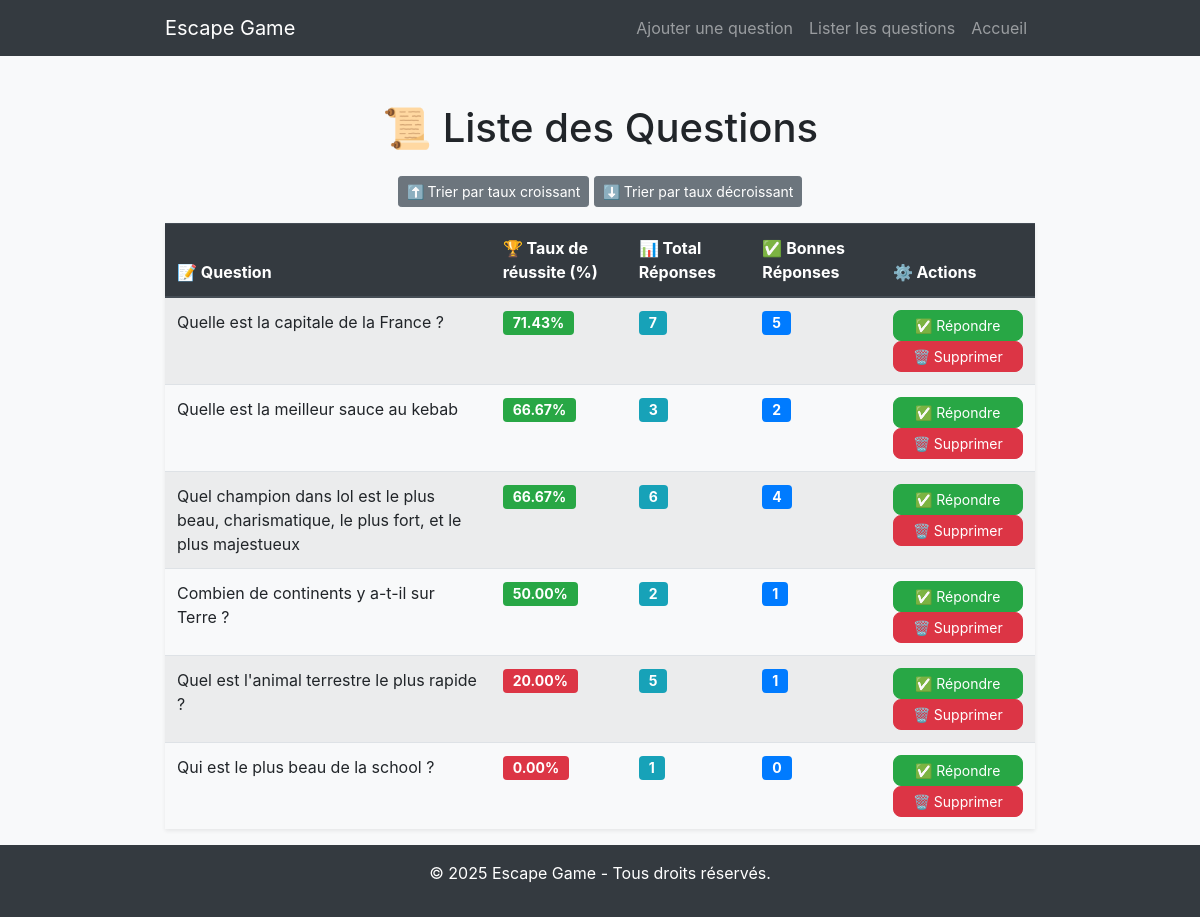
The app's page /lister_questions.php with its own data.
### tables this page shows
CREATE TABLE IF NOT EXISTS `questions` (
  `id` int NOT NULL AUTO_INCREMENT,
  `question` text NOT NULL,
  `reponse_attendue` varchar(255) NOT NULL,
  `message_succes` text NOT NULL,
  `message_mauvaise_reponse` text NOT NULL,
  `taux_reussite` decimal(5,2) DEFAULT '0.00',
  `total_reponses` int DEFAULT '0',
  `bonnes_reponses` int DEFAULT '0',
  PRIMARY KEY (`id`)
);

### lister_questions.php (the view, shortened to what this page needs)
<?php
include('db.php');
$sql = "UPDATE questions SET taux_reussite =
            CASE
                WHEN total_reponses > 0 THEN (bonnes_reponses / total_reponses) * 100
                ELSE 0
            END";
$pdo->query($sql);
$order = isset($_GET['sort']) && $_GET['sort'] == 'asc' ? 'ASC' : 'DESC';
$sql = "SELECT * FROM questions ORDER BY taux_reussite $order";
$stmt = $pdo->query($sql);
$questions = $stmt->fetchAll();
?>
<!DOCTYPE html>
<html lang="fr">
<head>
    <link rel="stylesheet" href="https://maxcdn.bootstrapcdn.com/bootstrap/4.5.2/css/bootstrap.min.css">
</head>
<body>
<?php include('header.php'); ?>
<div class="container mt-5">
    <h1 class="text-center mb-4">📜 Liste des Questions</h1>
    <div class="text-center mb-3">
        <a href="lister_questions.php?sort=asc" class="btn btn-secondary btn-sm">⬆️ Trier par taux croissant</a>
        <a href="lister_questions.php?sort=desc" class="btn btn-secondary btn-sm">⬇️ Trier par taux décroissant</a>
    </div>
    <table class="table table-striped table-hover shadow-sm">
        <thead class="thead-dark">
            <tr>
                <th>📝 Question</th>
                <th>🏆 Taux de réussite (%)</th>
                <th>📊 Total Réponses</th>
                <th>✅ Bonnes Réponses</th>
                <th>⚙️ Actions</th>
            </tr>
        </thead>
        <tbody>
            <?php foreach ($questions as $question) : ?>
                <tr>
                    <td><?php echo htmlspecialchars($question['question']); ?></td>
                    <td>
                        <span class="badge <?php echo ($question['taux_reussite'] >= 50) ? 'badge-success' : 'badge-danger'; ?>">
                            <?php echo number_format($question['taux_reussite'], 2); ?>%
                        </span>
                    </td>
                    <td><span class="badge badge-info"><?php echo $question['total_reponses']; ?></span></td>
                    <td><span class="badge badge-primary"><?php echo $question['bonnes_reponses']; ?></span></td>
                    <td>
                        <a href="repondre_question.php?id=<?php echo $question['id']; ?>" class="btn btn-success btn-sm btn-custom">✅ Répondre</a>
                        <a href="supprimer_question.php?id=<?php echo $question['id']; ?>" class="btn btn-danger btn-sm btn-custom">🗑️ Supprimer</a>
                    </td>
                </tr>
            <?php endforeach; ?>
        </tbody>
    </table>
</div>
<?php include('footer.php'); ?>
</body>
</html>

### header.php (shortened to what this page needs)
<nav class="navbar navbar-expand-lg navbar-dark bg-dark">
    <div class="container">
        <a class="navbar-brand" href="index.php">Escape Game</a>
        <div class="collapse navbar-collapse" id="navbarNav">
            <ul class="navbar-nav ml-auto">
                <li class="nav-item">
                    <a class="nav-link" href="ajouter_question.php">Ajouter une question</a>
                </li>
                <li class="nav-item">
                    <a class="nav-link" href="lister_questions.php">Lister les questions</a>
                </li>
                <li class="nav-item">
                    <a class="nav-link" href="index.php">Accueil</a>
                </li>
            </ul>
        </div>
    </div>
</nav>

### footer.php
<footer class="bg-dark text-white text-center py-3 mt-auto">
    <p>&copy; 2025 Escape Game - Tous droits réservés.</p>
</footer>

### lister_questions.php (style rules this page uses)
body { background-color: #f8f9fa; }
.container { max-width: 900px; }
.btn-custom { width: 100%; border-radius: 8px; transition: 0.3s; }
.badge { font-size: 14px; padding: 5px 10px; }

### records on screen
questions: question "Quelle est la capitale de la France ?", taux_reussite "71.43", total_reponses "7", bonnes_reponses "5"
questions: question "Quelle est la meilleur sauce au kebab", taux_reussite "66.67", total_reponses "3", bonnes_reponses "2"
questions: question "Quel champion dans lol est le plus beau, charismatique, le plus fort, et le plus majestueux", taux_reussite "66.67", total_reponses "6", bonnes_reponses "4"
questions: question "Combien de continents y a-t-il sur Terre ?", taux_reussite "50.00", total_reponses "2", bonnes_reponses "1"
questions: question "Quel est l'animal terrestre le plus rapide ?", taux_reussite "20.00", total_reponses "5", bonnes_reponses "1"
questions: question "Qui est le plus beau de la school ?", taux_reussite "0.00", total_reponses "1", bonnes_reponses "0"
